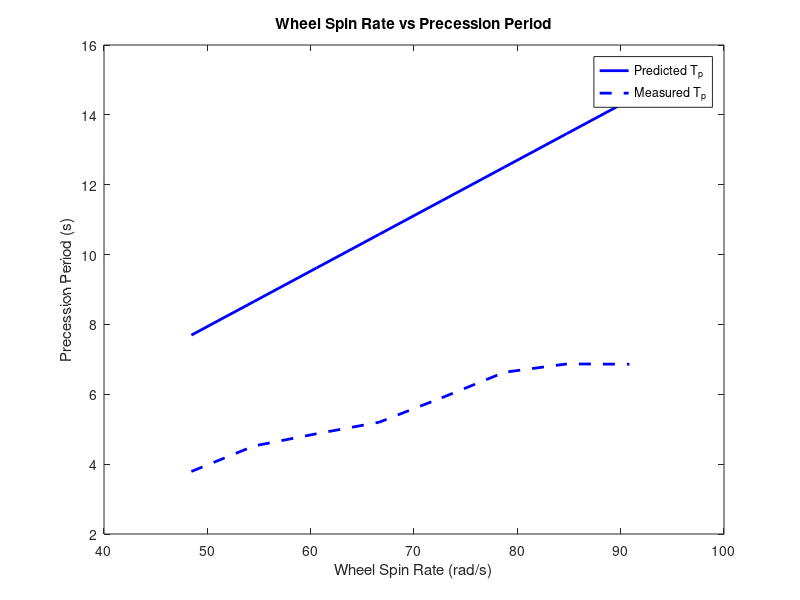
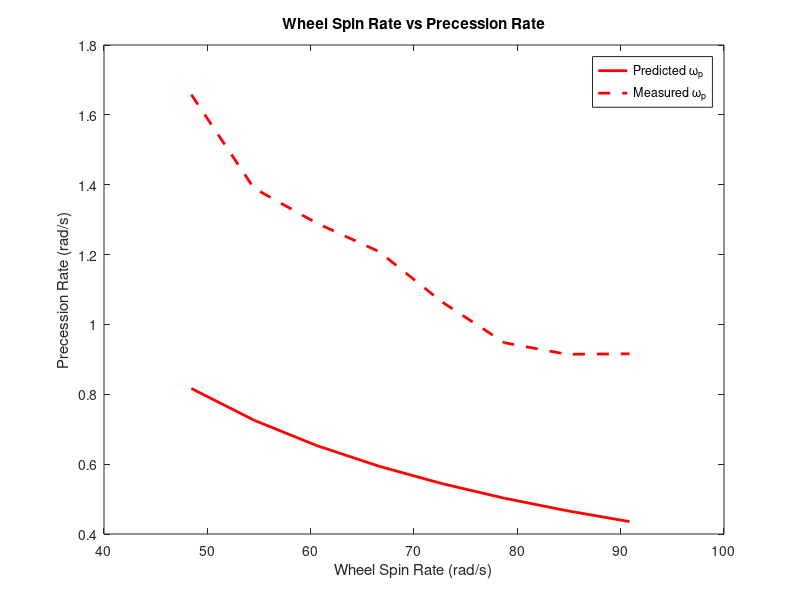

The MATLAB source for these figures, in order:
clear
clc
close all

% Experimental Values
expT = [3.79 4.52 4.87 5.2 5.9 6.63 6.87 6.86]; %s
expMega = (2*pi)./expT;

g = 9.8;        %
r = 0.3302;     %m
omega = [16 18 20 22 24 26 28 30] / r;  %rad\s
m = 3.72;       %kg

mega = (4/3) .* (g./(omega.*r));
T = (2*pi)./mega;

figure(1)
plot(omega,T,'b-','LineWidth',2)
xlabel('Wheel Spin Rate (rad/s)')
ylabel('Precession Period (s)')
title('Wheel Spin Rate vs Precession Period')
hold on
plot(omega,expT,'b--','LineWidth',2)
legend('Predicted T_{p}','Measured T_{p}')


figure(2)
plot(omega,mega,'r-','LineWidth',2)
xlabel('Wheel Spin Rate (rad/s)')
ylabel('Precession Rate (rad/s)')
title('Wheel Spin Rate vs Precession Rate')
hold on
plot(omega,expMega,'r--','LineWidth',2)
legend('Predicted \omega_{p}','Measured \omega_{p}')

